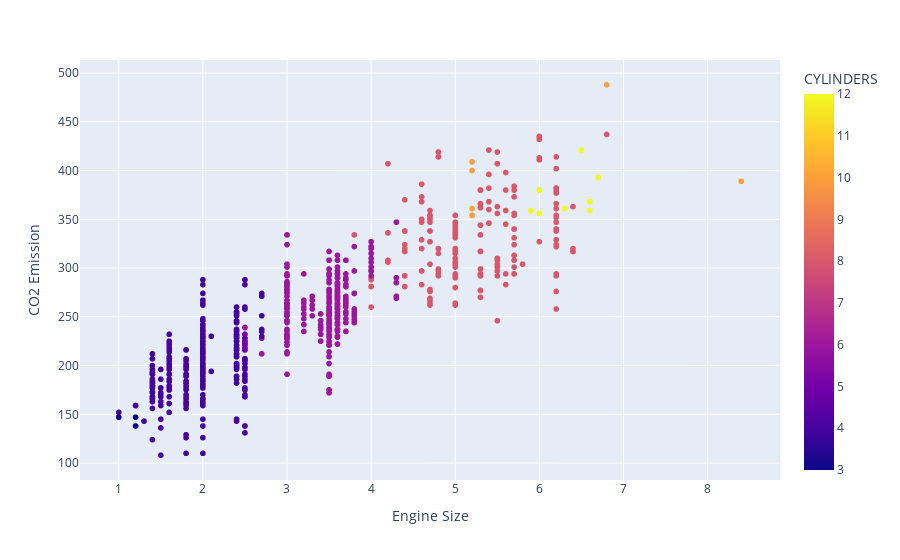

This figure's notebook cell:
### Code cell
fig = px.scatter(cdf, x="ENGINESIZE", y="CO2EMISSIONS", color="CYLINDERS")
fig.update_xaxes(title_text="Engine Size")
fig.update_yaxes(title_text="CO2 Emission")
fig.show()

### Figure 1 — Plotly figure (JSON) as saved in the notebook; plotly's stock layout.template omitted (floating-point values rounded to 4 significant figures; data arrays with more than 128 entries replaced by an {"elided": "..."} marker saying what was removed)
{"data": [{"hovertemplate": "ENGINESIZE=%{x}<br>CO2EMISSIONS=%{y}<br>CYLINDERS=%{marker.color}<extra></extra>", "legendgroup": "", "marker": {"color": {"elided": "1067 int values"}, "coloraxis": "coloraxis", "symbol": "circle"}, "mode": "markers", "name": "", "showlegend": false, "type": "scattergl", "x": {"elided": "1067 float values"}, "xaxis": "x", "y": {"elided": "1067 int values"}, "yaxis": "y"}], "layout": {"coloraxis": {"colorbar": {"title": {"text": "CYLINDERS"}}, "colorscale": [[0, "#0d0887"], [0.1111, "#46039f"], [0.2222, "#7201a8"], [0.3333, "#9c179e"], [0.4444, "#bd3786"], [0.5556, "#d8576b"], [0.6667, "#ed7953"], [0.7778, "#fb9f3a"], [0.8889, "#fdca26"], [1, "#f0f921"]]}, "legend": {"tracegroupgap": 0}, "margin": {"t": 60}, "xaxis": {"anchor": "y", "domain": [0, 1], "title": {"text": "Engine Size"}}, "yaxis": {"anchor": "x", "domain": [0, 1], "title": {"text": "CO2 Emission"}}}}
